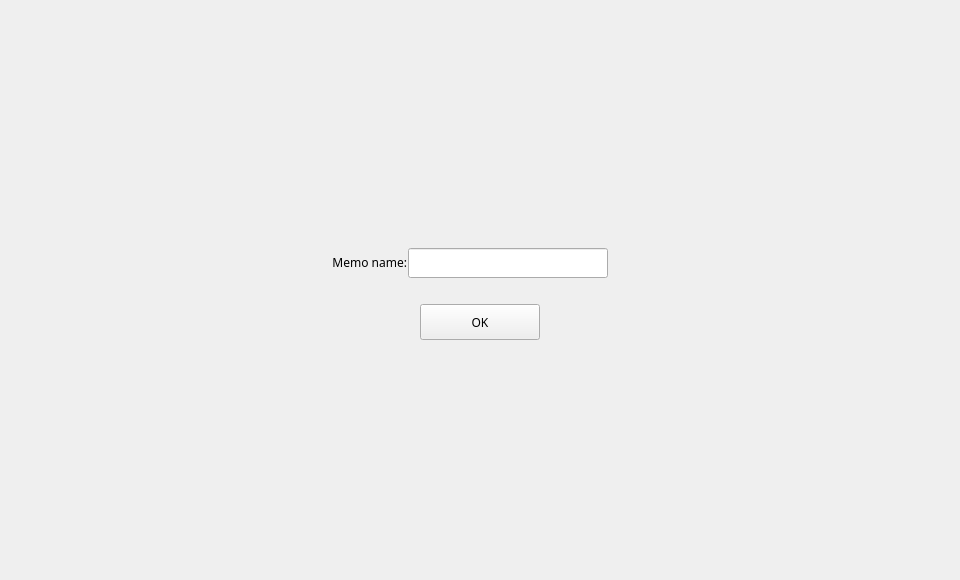
<?xml version="1.0" encoding="UTF-8"?>
<ui version="4.0">
 <class>EditRemarkDialog</class>
 <widget class="QDialog" name="EditRemarkDialog">
  <property name="geometry">
   <rect>
    <x>0</x>
    <y>0</y>
    <width>960</width>
    <height>580</height>
   </rect>
  </property>
  <property name="font">
   <font>
    <family>微软雅黑</family>
   </font>
  </property>
  <property name="windowTitle">
   <string>Dialog</string>
  </property>
  <widget class="QWidget" name="widget" native="true">
   <property name="geometry">
    <rect>
     <x>0</x>
     <y>0</y>
     <width>960</width>
     <height>580</height>
    </rect>
   </property>
   <widget class="QWidget" name="containerWidget" native="true">
    <property name="geometry">
     <rect>
      <x>317</x>
      <y>206</y>
      <width>325</width>
      <height>168</height>
     </rect>
    </property>
    <widget class="QToolButton" name="okBtn">
     <property name="geometry">
      <rect>
       <x>103</x>
       <y>98</y>
       <width>120</width>
       <height>36</height>
      </rect>
     </property>
     <property name="cursor">
      <cursorShape>PointingHandCursor</cursorShape>
     </property>
     <property name="text">
      <string>OK</string>
     </property>
    </widget>
    <widget class="QLineEdit" name="remarkLineEdit">
     <property name="geometry">
      <rect>
       <x>91</x>
       <y>42</y>
       <width>200</width>
       <height>30</height>
      </rect>
     </property>
     <property name="contextMenuPolicy">
      <enum>Qt::DefaultContextMenu</enum>
     </property>
    </widget>
    <widget class="QLabel" name="label">
     <property name="geometry">
      <rect>
       <x>10</x>
       <y>50</y>
       <width>80</width>
       <height>12</height>
      </rect>
     </property>
     <property name="font">
      <font>
       <family>微软雅黑</family>
      </font>
     </property>
     <property name="text">
      <string>Memo name:</string>
     </property>
     <property name="alignment">
      <set>Qt::AlignRight|Qt::AlignTrailing|Qt::AlignVCenter</set>
     </property>
    </widget>
   </widget>
  </widget>
 </widget>
 <resources/>
 <connections/>
</ui>
